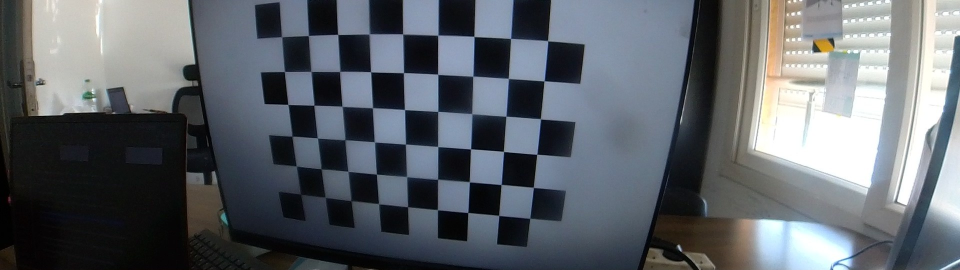
#> input picture datasets/19-calibration/views/f0216.jpg, 1920 x 540 px, found by its file name (shown at 1/2 size)
$ python fisheye_model.py   (older library calls are emulated)
#> lines starting #> are read from the running program, lines starting #| are printed output that depends on the picture; after the words box and inside, x2 and y2 are one past the last pixel; in counts of white or black regions, pixels touching at a corner belong together
# Lab 18 — Part A: the fisheye lens model of NAVERA's Insta360, written by hand.
#
# Run:  python3 fisheye_model.py
# It loads the REAL bench calibration, checks your projection against OpenCV, straightens
# one real frame, measures how bent the chessboard lines are before and after, saves
# before_after.jpg and writes the "model" part of results.json.
import json
import math
import os

import cv2
import numpy as np
import yaml

DATA = "/data/academy/18-calibration"
CALIB_FILE = DATA + "/insta360_top.yaml"
EXAMPLE = DATA + "/views/f0216.jpg"
HFOV = 111.0           # width of the straight picture (deg), as NAVERA publishes it


def load_calibration(path):
    """Read a NAVERA calibration YAML.
    Returns (K, D, size): K a 3x3 float array, D a float array of the 4 fisheye
    coefficients k1..k4, size = (width, height) in pixels."""
    with open(path) as f:
        d = yaml.safe_load(f)
    K = np.array(d["camera_matrix"], dtype=float).reshape(3, 3)
    D = np.array(d["distortion"], dtype=float).ravel()[:4]
    return K, D, (int(d["image_width"]), int(d["image_height"]))


def project_fisheye(X_cam, K, D):
    """Project 3D points given in the CAMERA frame (N x 3, metres, z forward) to pixels
    (N x 2) with OpenCV's fisheye model (equidistant + k1..k4 polynomial, no skew)."""
    X = np.asarray(X_cam, dtype=float).reshape(-1, 3)
    a, b = X[:, 0] / X[:, 2], X[:, 1] / X[:, 2]
    r = np.hypot(a, b)
    th = np.arctan(r)
    k1, k2, k3, k4 = np.asarray(D, dtype=float).ravel()[:4]
    th2 = th * th
    th_d = th * (1 + k1 * th2 + k2 * th2**2 + k3 * th2**3 + k4 * th2**4)
    scale = np.where(r > 1e-12, th_d / np.where(r > 1e-12, r, 1.0), 1.0)
    xd, yd = a * scale, b * scale
    u = K[0, 0] * xd + K[0, 2]
    v = K[1, 1] * yd + K[1, 2]
    return np.stack([u, v], axis=1)


def theta_d_of(theta, D):
    """theta_d = theta (1 + k1 theta^2 + k2 theta^4 + k3 theta^6 + k4 theta^8) (works on arrays)."""
    k1, k2, k3, k4 = np.asarray(D, dtype=float).ravel()[:4]
    t2 = theta * theta
    return theta * (1 + k1 * t2 + k2 * t2**2 + k3 * t2**3 + k4 * t2**4)


def theta_from_theta_d(theta_d, D):
    """Invert theta_d = theta (1 + k1 theta^2 + ... + k4 theta^8) on its RISING part.
    Returns theta (rad), or float('nan') when no angle of the rising part gives theta_d
    (the calibration cannot describe that pixel)."""
    theta_d = float(theta_d)
    if theta_d < 0:
        return float("nan")
    grid = np.linspace(0.0, math.pi / 2, 20001)
    vals = theta_d_of(grid, D)
    falling = np.nonzero(np.diff(vals) <= 0)[0]
    hi = grid[falling[0]] if falling.size else grid[-1]           # end of the rising part
    if theta_d > theta_d_of(hi, D) + 1e-12:
        return float("nan")
    lo = 0.0
    for _ in range(80):                                           # bisection: always converges
        mid = 0.5 * (lo + hi)
        if theta_d_of(mid, D) < theta_d:
            lo = mid
        else:
            hi = mid
    return 0.5 * (lo + hi)


def reprojection_rms(obj_pts, img_pts_list, rvecs, tvecs, K, D):
    """RMS reprojection error (px) over all views, and the RMS of each view.
    obj_pts: the board corners (54 x 1 x 3) in the board frame; img_pts_list: the corners
    seen in each view; rvecs/tvecs: the pose of the board in each view (from calibration)."""
    obj = np.asarray(obj_pts, dtype=float).reshape(-1, 3)
    sq_all, per_view = [], []
    for seen, rv, tv in zip(img_pts_list, rvecs, tvecs):
        R, _ = cv2.Rodrigues(np.asarray(rv, dtype=float))
        Xc = obj @ R.T + np.asarray(tv, dtype=float).reshape(1, 3)
        e = project_fisheye(Xc, K, D) - np.asarray(seen, dtype=float).reshape(-1, 2)
        sq = (e ** 2).sum(axis=1)
        sq_all.append(sq)
        per_view.append(float(np.sqrt(sq.mean())))
    return float(np.sqrt(np.concatenate(sq_all).mean())), per_view


def straight_camera_matrix(hfov_deg, size):
    """The K of a perfect (pinhole) camera with this horizontal field of view, for an
    image of `size` = (w, h): f = (w/2) / tan(hfov/2), principal point in the middle."""
    w, h = size
    f = (w / 2.0) / math.tan(math.radians(hfov_deg) / 2.0)
    return np.array([[f, 0.0, w / 2.0], [0.0, f, h / 2.0], [0.0, 0.0, 1.0]])


def undistort(img, K, D, K_new):
    """The straightened image (same size as img), seen by the perfect camera K_new."""
    h, w = img.shape[:2]
    m1, m2 = cv2.fisheye.initUndistortRectifyMap(K, np.asarray(D, dtype=float)[:4], np.eye(3), K_new,
                                                 (w, h), cv2.CV_16SC2)
    return cv2.remap(img, m1, m2, cv2.INTER_LINEAR, borderMode=cv2.BORDER_CONSTANT)


def line_bend_px(points):
    """Largest distance (px) between a point and the best straight line through all of them."""
    p = np.asarray(points, dtype=np.float32).reshape(-1, 2)
    vx, vy, x0, y0 = cv2.fitLine(p, cv2.DIST_L2, 0, 0.01, 0.01).ravel()
    d = np.abs((p[:, 0] - x0) * vy - (p[:, 1] - y0) * vx)
    return float(d.max())


# ---- you don't need to change anything below this line ----
BOARD = (9, 6)          # inner corners of the chessboard shown on the screen: 9 columns x 6 rows


def find_corners(img):
    """The 54 inner corners of the chessboard (54 x 2 array, row by row), or None."""
    grey = cv2.cvtColor(img, cv2.COLOR_BGR2GRAY)
    ok, c = cv2.findChessboardCornersSB(grey, BOARD, flags=cv2.CALIB_CB_EXHAUSTIVE | cv2.CALIB_CB_ACCURACY)
    return c.reshape(-1, 2) if ok else None


def worst_bend(corners):
    """The most bent row or column of the board (pixels)."""
    if corners is None:
        return None
    g = corners.reshape(BOARD[1], BOARD[0], 2)
    bends = [line_bend_px(g[r]) for r in range(BOARD[1])] + [line_bend_px(g[:, c]) for c in range(BOARD[0])]
    return None if any(b is None for b in bends) else max(bends)


def draw(img, corners, label):
    out = img.copy()
    if corners is not None:
        g = corners.reshape(BOARD[1], BOARD[0], 2)
        for r in range(BOARD[1]):                                 # each row, end to end in red
            a, b = g[r][0], g[r][-1]
            cv2.line(out, (int(a[0]), int(a[1])), (int(b[0]), int(b[1])), (0, 0, 255), 2)
        cv2.drawChessboardCorners(out, BOARD, corners.reshape(-1, 1, 2).astype(np.float32), True)
    cv2.putText(out, label, (20, 45), cv2.FONT_HERSHEY_SIMPLEX, 1.3, (0, 255, 255), 3)
    return out


def save_results(section, values):
    """Merge one section into results.json (both lab scripts write to it)."""
    data = {}
    if os.path.exists("results.json"):
        try:
            data = json.load(open("results.json"))
        except ValueError:
            data = {}
    data[section] = values
    with open("results.json", "w") as f:
        json.dump(data, f, indent=2)


def todo(name, value):
    if value is None:
        raise SystemExit(f"{name}() is not written yet — it returns None")
    return value


if __name__ == "__main__":
    K, D, size = load_calibration(CALIB_FILE)
    todo("load_calibration", K)
    np.set_printoptions(precision=3, suppress=True)
    print("K =\n", K, "\nD =", D, "\nsize =", size)
    w, h = size
    fx, fy, cx, cy = K[0, 0], K[1, 1], K[0, 2], K[1, 2]

    # 1. your projection against OpenCV's, on 1000 random directions up to 60 deg off-axis
    rng = np.random.default_rng(18)
    ang = np.radians(rng.uniform(0, 60, 1000))
    az = rng.uniform(0, 2 * np.pi, 1000)
    X = np.stack([np.sin(ang) * np.cos(az), np.sin(ang) * np.sin(az), np.cos(ang)], axis=1) * 3.0
    mine = todo("project_fisheye", project_fisheye(X, K, D))
    ref, _ = cv2.fisheye.projectPoints(X.reshape(-1, 1, 3), np.zeros(3), np.zeros(3), K, D)
    proj_diff = float(np.abs(np.asarray(mine) - ref.reshape(-1, 2)).max())
    print(f"\nproject_fisheye vs cv2.fisheye.projectPoints: largest difference {proj_diff:.2e} px")
    ex = project_fisheye(np.array([[1.0, 0.5, 2.0]]), K, D)[0]
    print(f"worked example X = (1.0, 0.5, 2.0) m -> pixel ({ex[0]:.2f}, {ex[1]:.2f})")

    # 2. field of view: the ideal rule, then what the calibration can really describe
    hfov_ideal = math.degrees(cx / fx + (w - 1 - cx) / fx)
    vfov_ideal = math.degrees(cy / fy + (h - 1 - cy) / fy)
    print(f"ideal-fisheye field of view (angle = r / f): {hfov_ideal:.1f} x {vfov_ideal:.1f} deg")
    grid = np.linspace(0, math.pi / 2, 20001)
    vals = theta_d_of(grid, D)
    i_peak = int(np.argmax(vals))
    peak_deg, peak_px = math.degrees(grid[i_peak]), float(vals[i_peak] * fx)
    print(f"the calibrated curve rises until {peak_deg:.1f} deg, i.e. {peak_px:.0f} px from the centre")
    left = theta_from_theta_d(cx / fx, D)
    print(f"left edge of the picture ({cx:.0f} px from the centre): theta = "
          f"{'not describable (nan)' if math.isnan(todo('theta_from_theta_d', left)) else f'{math.degrees(left):.1f} deg'}")

    # 3. straighten and measure
    K_new = todo("straight_camera_matrix", straight_camera_matrix(HFOV, size))
    print(f"\nstraight view: f = {K_new[0, 0]:.1f} px for {HFOV:g} deg (lens fx = {fx:.1f} px)")
    img = cv2.imread(EXAMPLE)
#> img is the input picture: shape (540, 1920, 3); mean B, G, R 105.8, 100, 94.9
    flat = todo("undistort", undistort(img, K, D, K_new))
    c0, c1 = find_corners(img), find_corners(flat)
#> in find_corners, `grey = cv2.cvtColor(img, cv2.COLOR_BGR2GRAY)`:
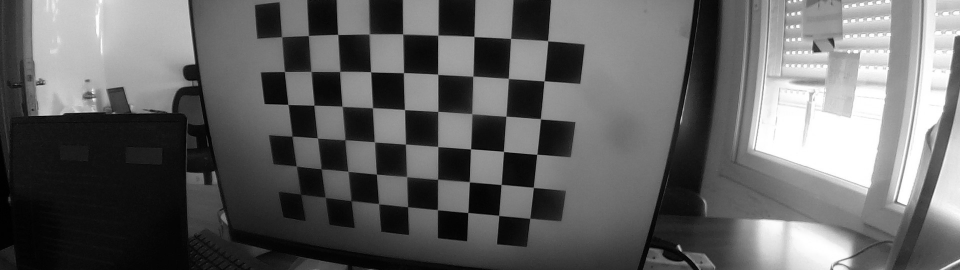
#> grey: shape (540, 1920) (shown at 1/2 size); min 0, max 255, mean 99.2
#> in find_corners, `ok, c = cv2.findChessboardCornersSB(grey, BOARD, flags=cv2.CALIB_CB_EX..`: ok = True; c = 54 rows, first 8: [1060.1, 436.5], [998.1, 431.2], [936.4, 425.4], [875.6, 419.8], [815.8, 413.9], [758.2, 407.6], [703.3, 401.5], [651, 394.9]
#> in find_corners (call 2), `grey = cv2.cvtColor(img, cv2.COLOR_BGR2GRAY)`:
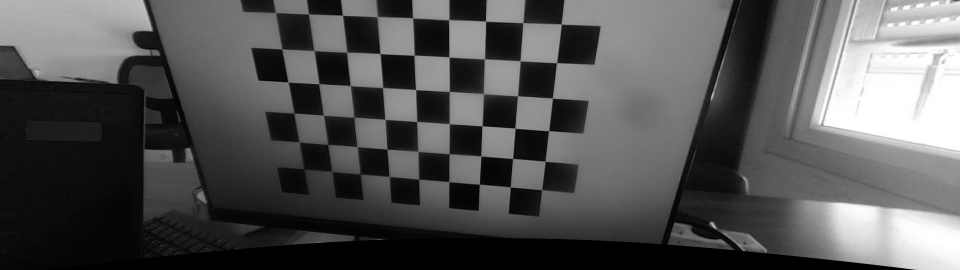
#> grey: shape (540, 1920) (shown at 1/2 size); min 0, max 255, mean 84.3
#> in find_corners (call 2), `ok, c = cv2.findChessboardCornersSB(grey, BOARD, flags=cv2.CALIB_CB_EX..`: c = 54 rows, first 8: [1083.9, 379.5], [1021.2, 374.2], [959.3, 368.7], [898.4, 363.7], [838.2, 358.5], [779, 353.3], [721.4, 348.2], [664.5, 343.1]
#> c0 = 54 pairs, first value 564 to 1096, second value 68.47 to 436.5; c1 = 54 pairs, first value 551.5 to 1123.1, second value 25.59 to 379.5
    b0, b1 = worst_bend(c0), worst_bend(c1)
#> in line_bend_px, `p = np.asarray(points, dtype=np.float32).reshape(-1, 2)`: p = [[1060.1, 436.5], [998.1, 431.2], [936.4, 425.4], [875.6, 419.8], [815.8, 413.9], [758.2, 407.6], [703.3, 401.5], [651, 394.9], [602.1, 388.5]]
#> in line_bend_px, `vx, vy, x0, y0 = cv2.fitLine(p, cv2.DIST_L2, 0, 0.01, 0.01).ravel()`: vx = 0.995; vy = 0.104; x0 = 822.3; y0 = 413.2
#> in line_bend_px, `d = np.abs((p[:, 0] - x0) * vy - (p[:, 1] - y0) * vx)`: d = [1.52, 0.368, 0.25, 1.01, 1.29, 1.06, 0.638, 0.509, 1.85]
#> in worst_bend, `bends = [line_bend_px(g[r]) for r in range(BOARD[1])] + [line_bend_px(..`: bends = [1.85, 0.946, 0.614, 1.94, 3.55, 5.09, 0.666, 0.66, 0.608, 0.215, 0.559, 1.09, 1.5, 1.79, 2.03]
#> b0 = 5.09; b1 = 0.619
    todo("line_bend_px", b0)
    if b1 is None:
        raise SystemExit("no chessboard found in the straightened picture — check undistort() (TODO 6)")
    print(f"most bent chessboard line: before {b0:.2f} px, after {b1:.2f} px")
#| most bent chessboard line: before 5.09 px, after 0.62 px
    both = np.vstack([draw(img, c0, f"fisheye: worst line bent {b0:.1f} px"),
                      draw(flat, c1, f"straightened {HFOV:g} deg: {b1:.1f} px")])
#> the loop in draw, `for r in range(BOARD[1]):` made 6 passes
#> (a, b) on passes 1 to 6: ([1060.1, 436.5], [602.1, 388.5]), ([1067.1, 375.1], [593.3, 332.6]), ([1074.2, 308.9], [584.9, 272.6]), ([1081.4, 238], [576.8, 209.3]), ([1088.8, 162.3], [569.7, 143.6]), ([1096, 81.95], [564, 73.87])
#> after the loop in draw, `for r in range(BOARD[1]):`:
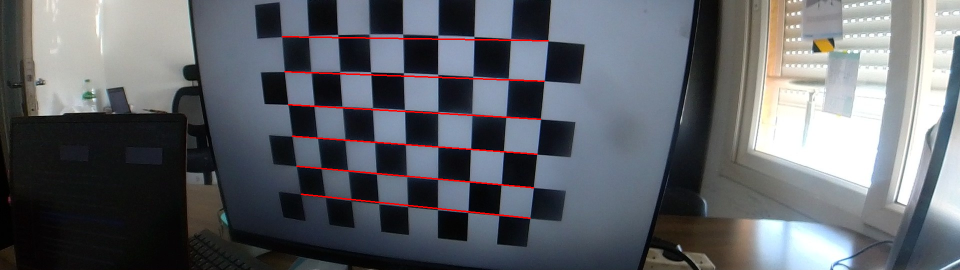
#> out: shape (540, 1920, 3) (shown at 1/2 size); 0.86% of pixels changed, all inside (x1, y1, x2, y2) = (563, 72, 1098, 438)
#> in draw, `cv2.putText(out, label, (20, 45), cv2.FONT_HERSHEY_SIMPLEX, 1.3, (0, 2..`:
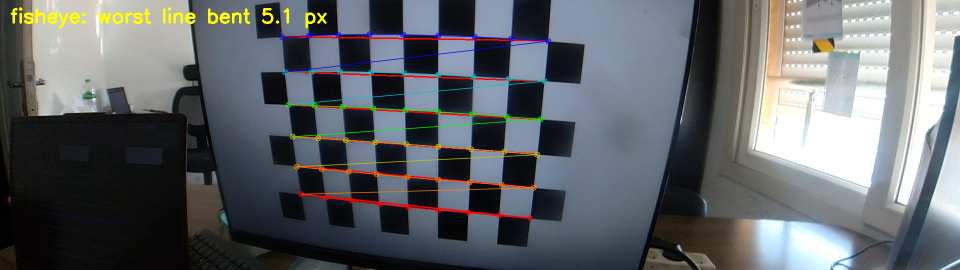
#> out: shape (540, 1920, 3) (shown at 1/2 size); mean B, G, R 104.2, 100.8, 97.1
#> call 2 of draw, with corners = array of shape (54, 2), label = 'straightened 111 deg: 0.6 px'
#> the loop in draw (call 2), `for r in range(BOARD[1]):` made 6 passes
#> (a, b) on passes 1 to 6: ([1083.9, 379.5], [608.4, 337.9]), ([1090.6, 322.9], [598.8, 284.3]), ([1097.7, 261.9], [588.4, 226.4]), ([1105.3, 196.7], [576.9, 164.4]), ([1113.7, 125.9], [564.6, 98.49]), ([1123.1, 48.65], [551.5, 25.59])
#> after the loop in draw (call 2), `for r in range(BOARD[1]):`:
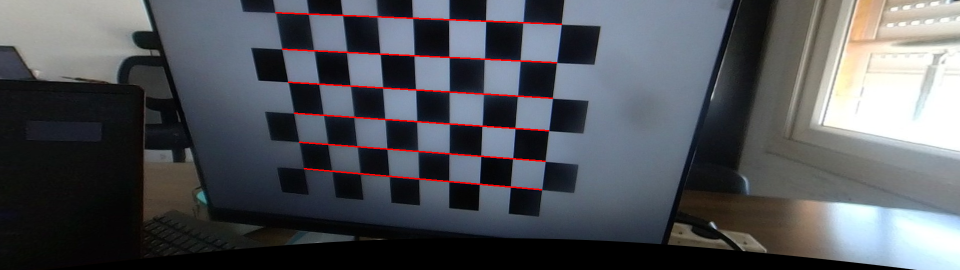
#> out: shape (540, 1920, 3) (shown at 1/2 size); mean B, G, R 89.6, 84.3, 82
#> in draw (call 2), `cv2.putText(out, label, (20, 45), cv2.FONT_HERSHEY_SIMPLEX, 1.3, (0, 2..`:
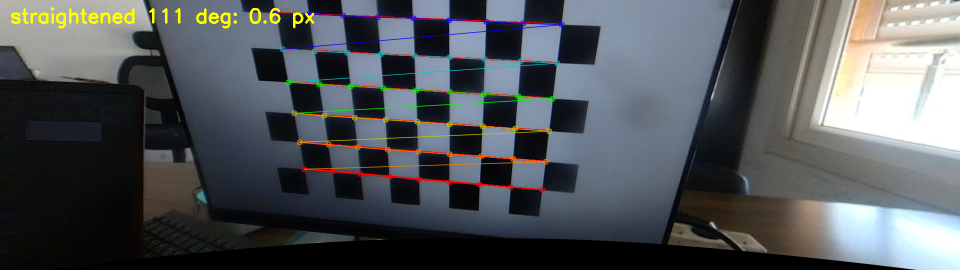
#> out: shape (540, 1920, 3) (shown at 1/2 size); mean B, G, R 89.1, 86, 82.3
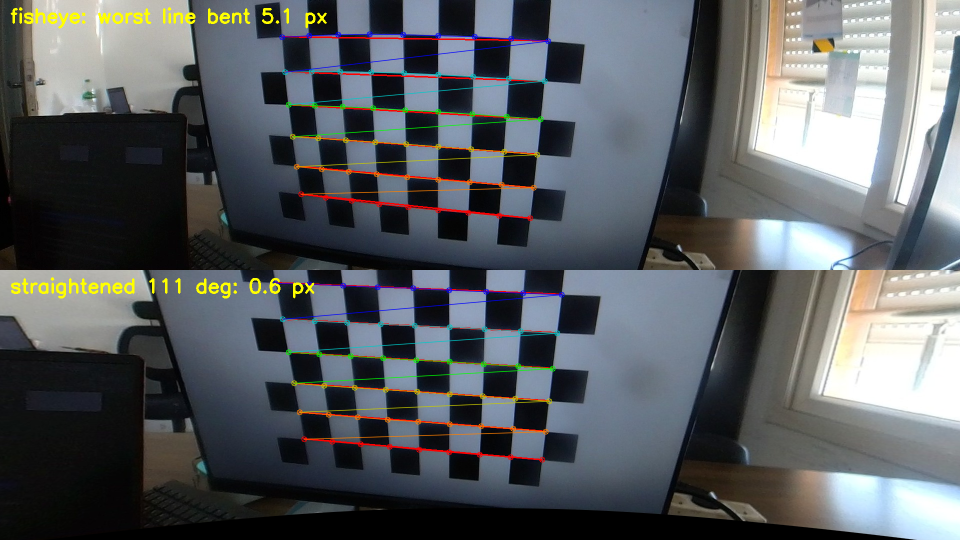
#> both: shape (1080, 1920, 3) (shown at 1/2 size); mean B, G, R 96.7, 93.4, 89.7
    cv2.imwrite("before_after.jpg", both)
    print("saved before_after.jpg — open it in the editor")

    # 4. the crop trade-off
    trade = {}
    for hf in (111.0, 150.0, 166.0):
        f_new = (w / 2) / math.tan(math.radians(hf / 2))
        trade[str(int(hf))] = {"f_new_px": round(f_new, 2), "centre_ratio": round(f_new / fx, 4),
                               "edge_stretch": round(1 / math.cos(math.radians(hf / 2)) ** 2, 2)}
        print(f"straight view {hf:5.1f} deg: f = {f_new:6.1f} px, centre keeps {100 * f_new / fx:5.1f} % "
              f"of the lens' pixels per degree, edges stretched x{trade[str(int(hf))]['edge_stretch']}")
    max_out = math.degrees(2 * math.atan((w / 2) / fx))
    print(f"widest view with f >= fx: 2 atan({w / 2:.0f} / {fx:.1f}) = {max_out:.2f} deg")

    save_results("model", {
        "fx": fx, "fy": fy, "cx": cx, "cy": cy,
        "project_max_diff_px": proj_diff,
        "worked_example_px": [float(ex[0]), float(ex[1])],
        "fov_ideal_deg": [round(hfov_ideal, 2), round(vfov_ideal, 2)],
        "curve_peak_deg": round(peak_deg, 2), "curve_peak_px": round(peak_px, 1),
        "left_edge_theta_deg": None if math.isnan(left) else math.degrees(left),
        "bend_before_px": round(b0, 3), "bend_after_px": round(b1, 3),
        "max_out_hfov_deg": round(max_out, 3),
        "tradeoff": trade,
    })
#> (reads solutions/11-subscriber/results.json from the repository)
    print("wrote the 'model' part of results.json")
